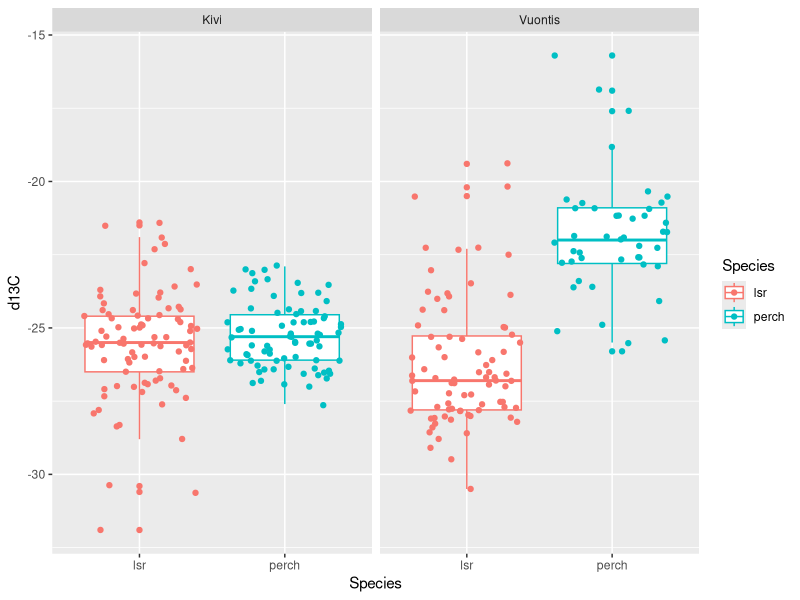
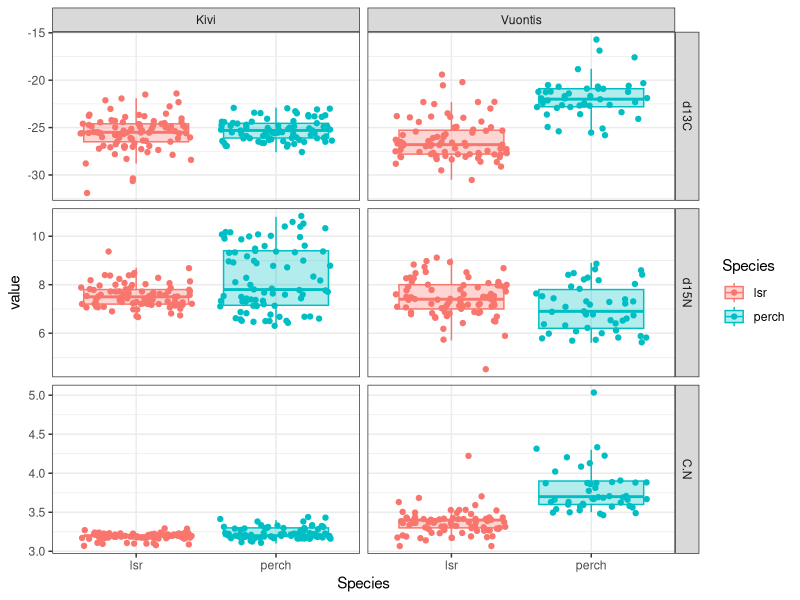
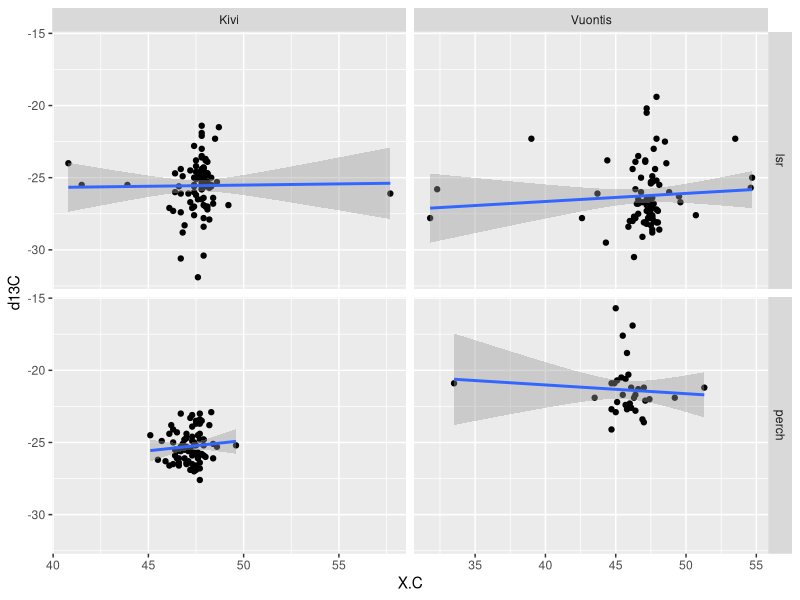
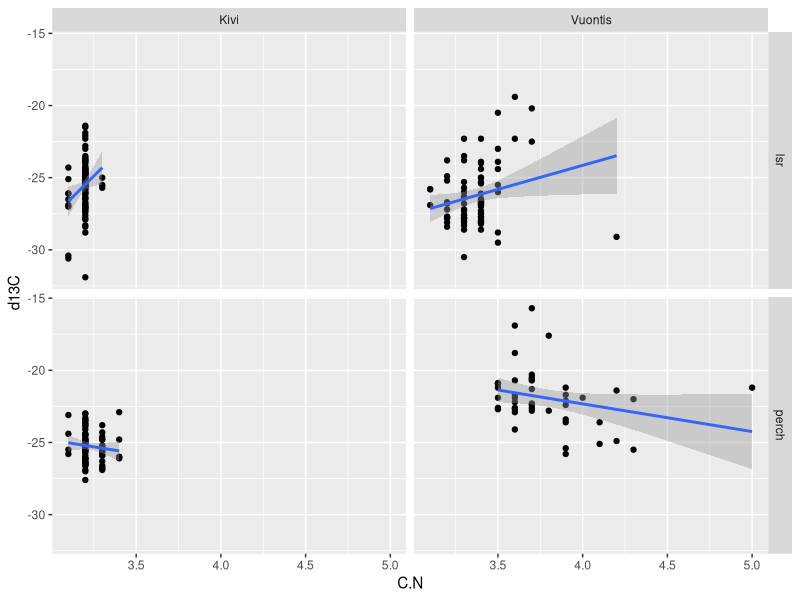
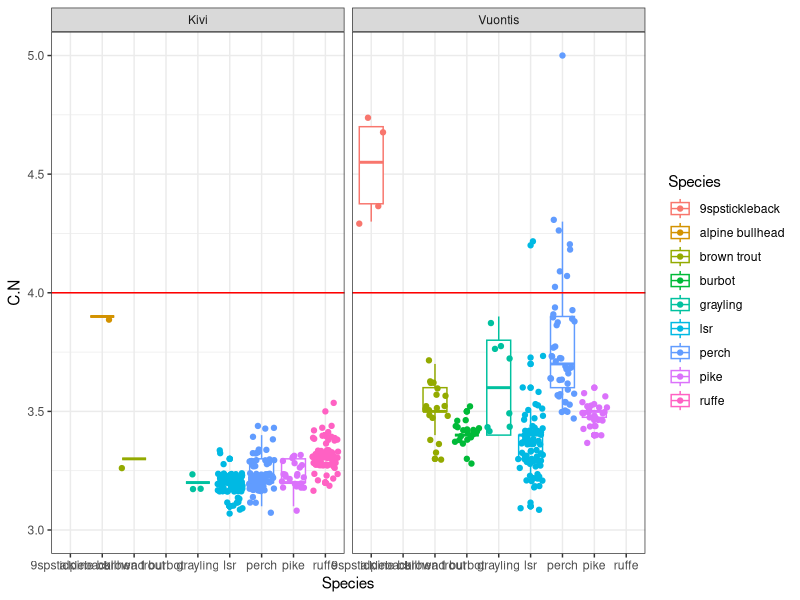
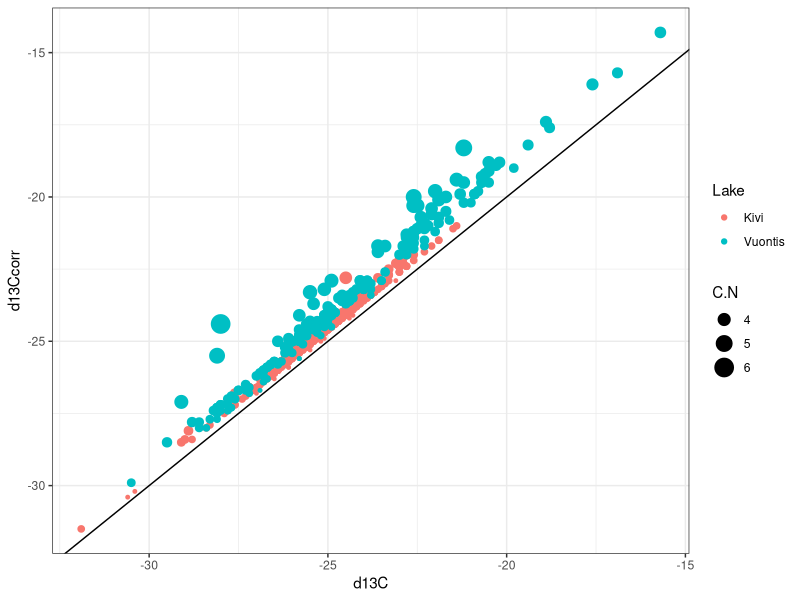
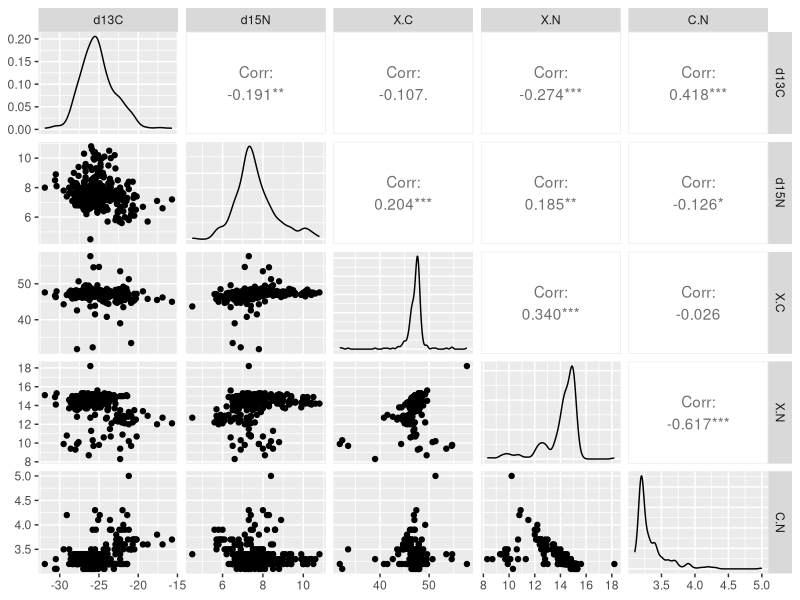
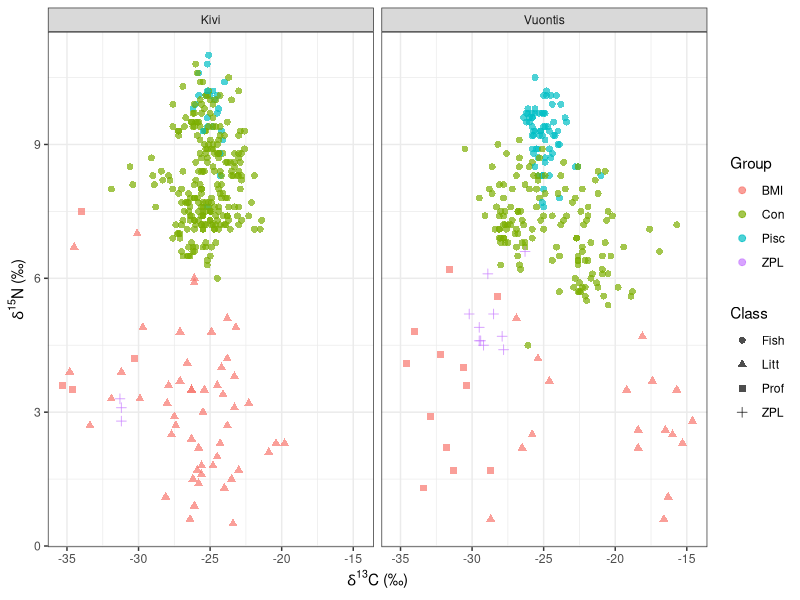

Source code (R) for these figures, in order:
## ---- chunk 1
knitr::opts_chunk$set(echo = TRUE)
## ---- chunk 2

library(ggplot2)
library(reshape2)
library(plyr)
## ---- chunk 3

#Load your data
data<-read.csv("prelim.csv")


#View the first 10 rows of data
head(data)


## ---- chunk 4

data.sum<-ddply(data, c("Lake", "Species"), summarise,
          count = length(Species),
          mC = mean(d13C), sdC = sd(d13C), 
          mN = mean(d15N), sdN = sd(d15N))

data.sum<-ddply(data, c("Lake"), summarise,
          count = length(Species),
          mC = mean(d13C), sdC = sd(d13C), 
          mN = mean(d15N), sdN = sd(d15N))



fish<-subset(data, Class == "Fish")

fish.sum<-ddply(fish, c("Lake", "Species"), summarise,
          count = length(Species),
          mC = mean(d13C), sdC = sd(d13C), 
          mN = mean(d15N), sdN = round(sd(d15N), digits=1))

fish.sum

## ---- chunk 5
Perch<-subset(data, Species == "perch" & Lake == "Kivi")
head(Perch)

## ---- chunk 6
new.data<-subset(data, Species == "perch" | Species == "lsr")


ggplot(new.data, aes(x=Species, group = Species, y=d13C, colour=Species)) +                 
  geom_boxplot() +
  geom_point(position="jitter")+
  facet_grid(. ~ Lake)

ggsave("plot1.pdf")



## ---- chunk 7

melt.data<-melt(new.data, id.vars = c(1:6,9,10))

melt.boxplot<-ggplot(melt.data, aes(x=Species, group = Species, y=value, colour=Species, fill=Species)) +
                  geom_boxplot(alpha=0.3, outlier.shape = NA) +
                  geom_point(position="jitter") +
                  facet_grid(variable ~ Lake, scales = "free_y") +
                  theme_bw()
melt.boxplot

## ---- chunk 8

carbonate.plot<-ggplot(new.data, aes(x=X.C, y=d13C)) +
                  geom_point() +
                  geom_smooth(method = "lm", se=T,formula=y~x) +
                  facet_grid(Species ~ Lake, scales = "free_x")
carbonate.plot


## ---- chunk 9

lipid.plot<-ggplot(new.data, aes(x=C.N, y=d13C)) +
                  geom_point() +
                  geom_smooth(method = "lm", se=T,formula=y~x) +
                  facet_grid(Species ~ Lake)
lipid.plot

## ---- chunk 10


lipid.boxplot<-ggplot(subset(data, Class == "Fish"), aes(x=Species, group = Species, y=C.N, colour=Species)) +
          geom_boxplot() +
          geom_point(position="jitter")+
          ylim(3,5) +
          geom_hline(aes(yintercept=4), colour="red") +
          facet_grid(. ~ Lake) +
          theme_bw()
lipid.boxplot 


## ---- chunk 11


data$d13Ccorr<-round(data$d13C+7.018*(0.048+3.9/(1+287/(93/(1+(0.246*data$C.N-0.775) ^ -1)))), digits=1)
head(data)

## ---- chunk 12

lipid.effect<-ggplot(subset(data, Class == "Fish"), aes(x=d13C, y=d13Ccorr, colour=Lake, size = C.N))+
          geom_point() +
          geom_abline() +
          theme_bw()
lipid.effect

## ---- chunk 13

library(GGally)
ggpairs(new.data[,c(7:11)])


## ---- chunk 14
biplots<-ggplot(data, aes(x = d13C, y = d15N, colour = Group, shape = Class)) +
  geom_point(alpha = 0.7, size=2) +
  facet_grid(. ~ Lake) +
  theme_bw() +
  ylab(expression(paste(delta^{15}, "N (\u2030)"))) +
  xlab(expression(paste(delta^{13}, "C (\u2030)")))
biplots

ggsave("biplots.pdf")

## ---- chunk 15
bmi.c<-ggplot(subset(data, Group == "BMI"), aes(x=d13C, y=-Depth)) +
                  geom_point() +
                  geom_smooth(method = 'loess', formula = y ~ x) +
                  facet_grid(. ~ Lake) +
                  xlab(expression(delta^{13}~C)) +
                  theme_bw()
bmi.c


bmi.n<-ggplot(subset(data, Group == "BMI"), aes(x=d15N, y=-Depth)) +
                  geom_point() +
                  geom_smooth(method = 'loess', formula = y ~ x) +
                  facet_grid(. ~ Lake) +
                  xlab(expression(delta^{15}~N)) +
                  theme_bw()
bmi.n

## ---- chunk 16

data.sum<-ddply(data, c("Lake", "Class", "Group"), summarise,
                d13Cmn=mean(d13C), #mean
                d13Csd=sd(d13C),#standard deviation
                d13Cse=sd(d13C)/sqrt(length(d13C)), #standard error
                d15Nmn=mean(d15N),
                d15Nsd=sd(d15N),
                d13Cse=sd(d15N)/sqrt(length(d15N)))

Ylims <- aes(ymax = d15Nmn + d15Nsd, ymin=d15Nmn - d15Nsd)
Xlims <- aes(xmax = d13Cmn + d13Csd, xmin=d13Cmn - d13Csd)



sum.biplot<-ggplot(data.sum, aes(x=d13Cmn, y=d15Nmn, colour=Group, shape =Class)) + 
  geom_point(size=3) + 
  geom_errorbar(Ylims, width=0.2) + 
  geom_errorbarh(Xlims, height=0.2) +
  ylab(expression(delta^{15}~N)) +
  xlab(expression(delta^{13}~C)) +
  facet_grid(. ~ Lake)+
  theme_bw()
sum.biplot


## ---- chunk 17

species.biplot<-ggplot(subset(data, Species == "lsr" | Species == "perch"), aes(x=d13Ccorr, y=d15N, colour = Species)) +
                  geom_point() +
                  stat_ellipse() +
                  facet_grid(. ~ Lake)+
  theme_bw()
species.biplot

## ---- chunk 18
endmembers.sum<-ddply(data, c("Lake", "Group", "Depth"), summarise,
                d13Cmn=mean(d13C),
                d13Csd=sd(d13C),
                d15Nmn=mean(d15N),
                d15Nsd=sd(d15N))

ZPL<-subset(endmembers.sum, Group == "ZPL")

BMI<-subset(endmembers.sum, Group == "BMI" & Depth == "1")

Lake<-c("Kivi", "Vuontis")
d13Cpel<-c(-31.2, -28.7)
d15Npel<-c(3.1, 5.1)
d13Clit<-c(-23.9, -16.0)
d15Nlit<-c(3.3, 2.7)
endmembers<-data.frame(Lake, d13Cpel, d15Npel, d13Clit, d15Nlit)
mm.data<-merge(data, endmembers, by = "Lake")
head(mm.data)



## ---- chunk 19

mm.data$PEL<-(mm.data$d13C - mm.data$d13Clit) / (mm.data$d13Cpel - mm.data$d13Clit)
mm.data$PEL<-round(mm.data$PEL, digits=2)
head(mm.data)

resource.boxplot<-ggplot(subset(mm.data, Species == "perch" | Species == "lsr"), aes(x=Species, group = Species, y=PEL, colour=Species)) +
                  geom_boxplot() +
                  facet_grid(. ~ Lake) +
                  theme_bw()
resource.boxplot


## ---- chunk 20

mm.data$PELcorr<-mm.data$PEL
mm.data$PELcorr[mm.data$PELcorr < 0]<-0
mm.data$PELcorr[mm.data$PELcorr > 1]<-1
head(mm.data)


resource.boxplot<-ggplot(subset(mm.data, Species == "perch" | Species == "lsr"), aes(x=Species, group = Species, y=PELcorr, colour=Species)) +
                  geom_boxplot() +
                  facet_grid(. ~ Lake) +
                  theme_bw()
resource.boxplot



## ---- chunk 21

mm.data$TP<- 2 + (mm.data$d15N - (mm.data$d15Npel * mm.data$PELcorr + mm.data$d15Nlit * (1 - mm.data$PELcorr)))/3.4
head(mm.data)

TP.boxplot<-ggplot(subset(mm.data, Species == "perch" | Species == "lsr"), aes(x=Species, group = Species, y=TP, colour=Species)) +
                  geom_boxplot() +
                  facet_grid(. ~ Lake) +
                  theme_bw()
TP.boxplot

## ---- chunk 22
eco.biplots<-ggplot(mm.data, aes(x = PELcorr, y = TP, colour = Group, shape = Class)) +
  geom_point(alpha = 0.7, size=2) +
  facet_grid(. ~ Lake) +
  theme_bw() +
  xlab("Pelagic resource use") +
  ylab("Trophic position")
eco.biplots

## ---- chunk 23
sp.eco.biplots<-ggplot(subset(mm.data, Species == "perch" | Species == "lsr"), aes(x = PELcorr, y = TP, colour = Species)) +
  geom_point(alpha = 0.7, size=2) +
  facet_grid(. ~ Lake) +
  theme_bw() +
  xlab("Pelagic resource use") +
  ylab("Trophic position")
sp.eco.biplots

